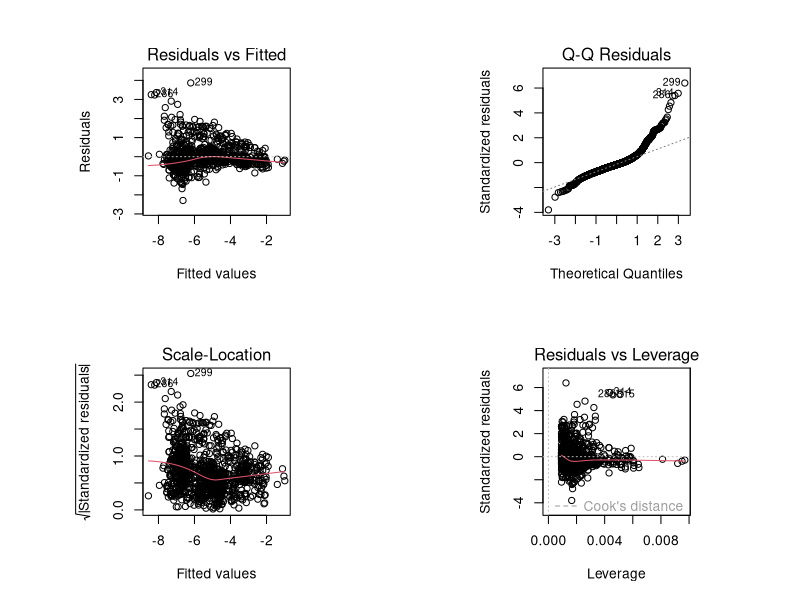
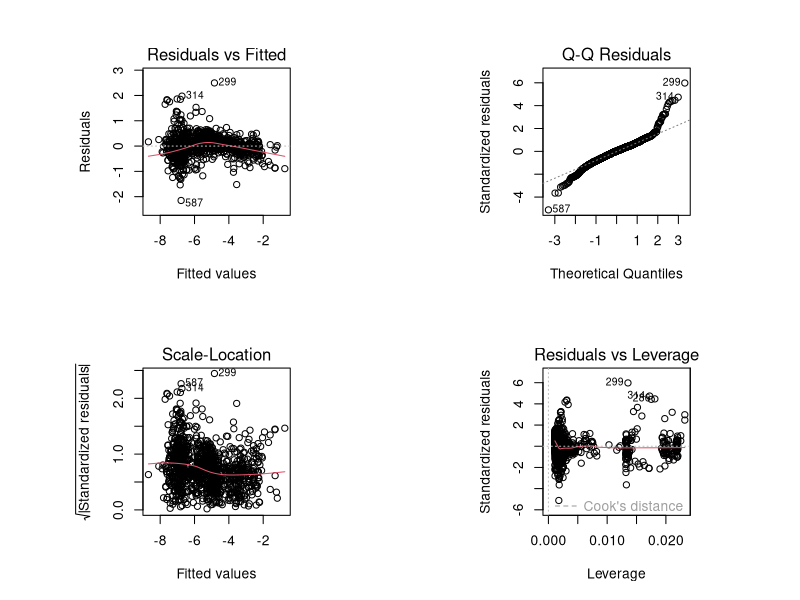
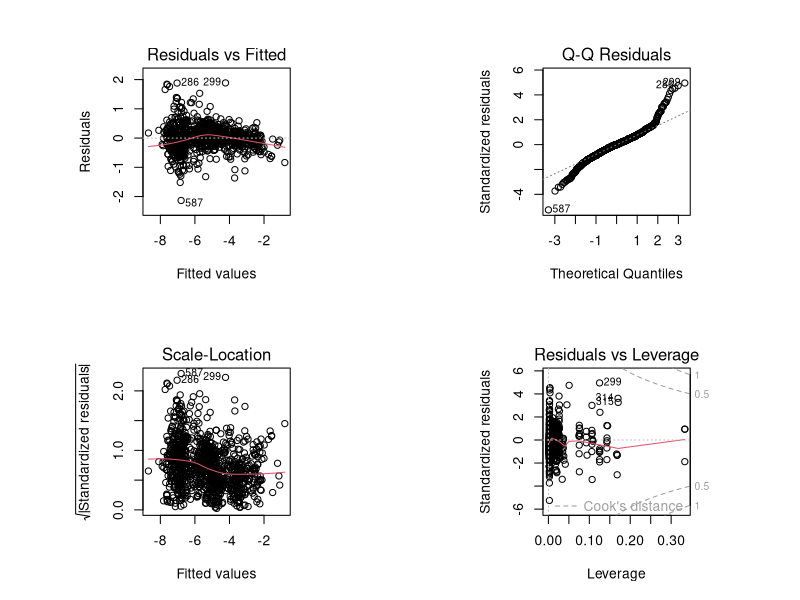
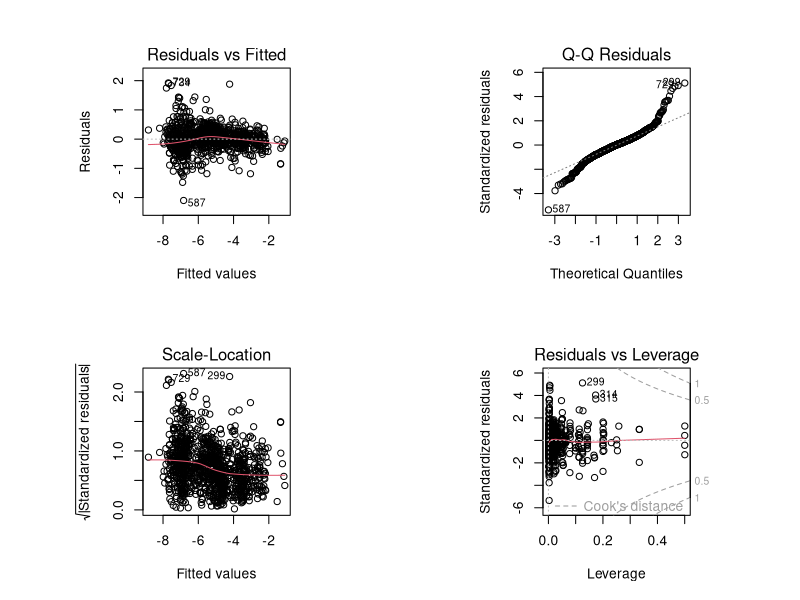
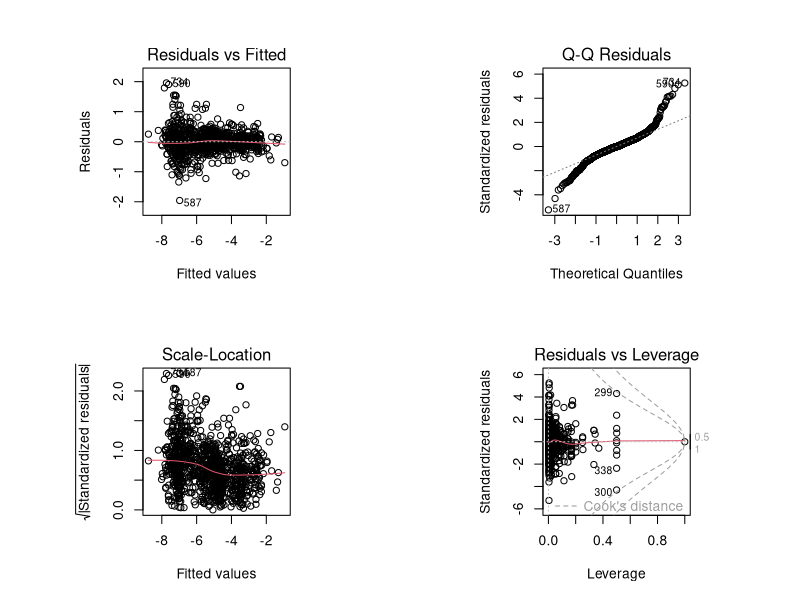
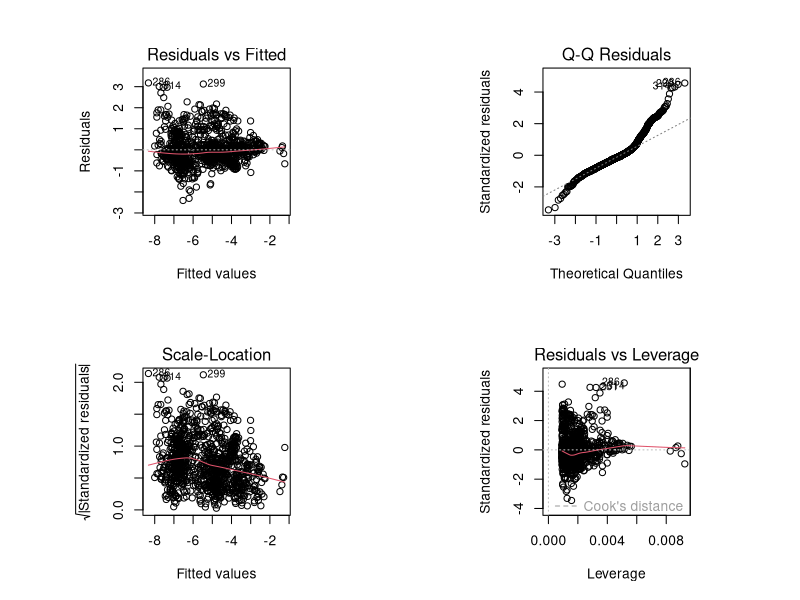
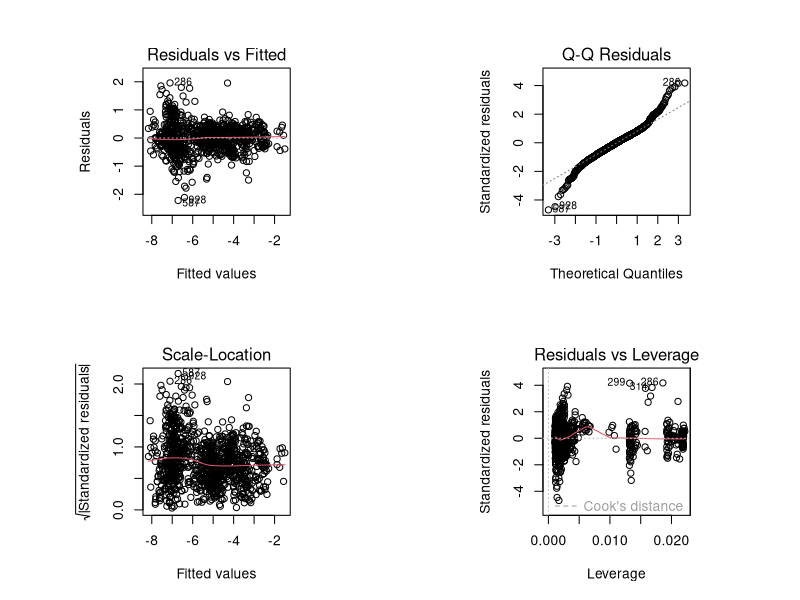
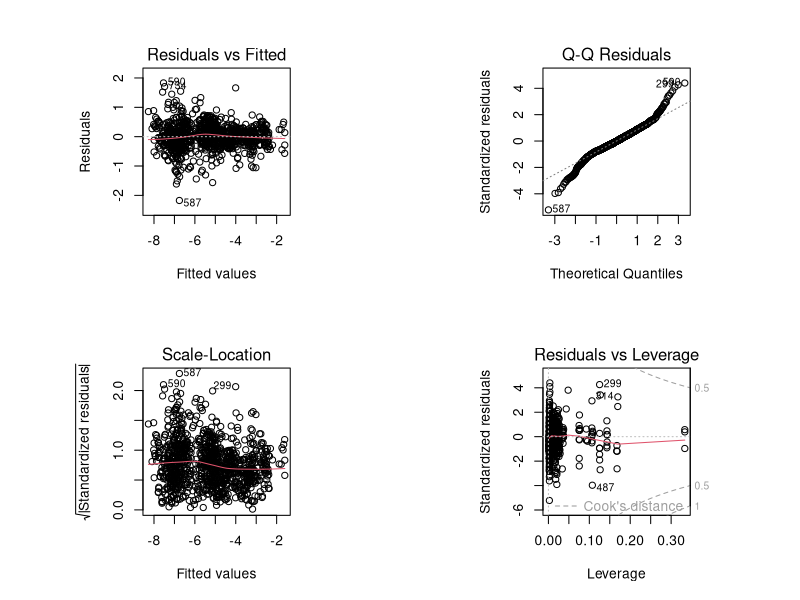

Write R code to recreate these figures, in order.
###Bee analyses

PredAllo=read.csv("PredAlloPoll10218.csv",header=T)

##Individual data frames
PredAllo.split=split(PredAllo,PredAllo$Taxa)
BEE=PredAllo.split[[1]]
HOV=PredAllo.split[[2]]

#One specimen without genus
BEE=BEE[-454,]
BEE[454,]

#Graphing parameters
par(mfrow=c(2,2))
par(pty="s")

#Libraries
#1
Bee.ITm1=lm(log(Spec.wgt)~log(IT),BEE)
plot(Bee.ITm1)
#2
Bee.ITm2=lm(log(Spec.wgt)~log(IT)+Country,BEE)
plot(Bee.ITm2)
#3
Bee.ITm3=lm(log(Spec.wgt)~log(IT)+Country+Subfamily,BEE)
plot(Bee.ITm3)
#4
Bee.ITm4=lm(log(Spec.wgt)~log(IT)+Country+Tribe,BEE)
plot(Bee.ITm4)
#5
Bee.ITm5=lm(log(Spec.wgt)~log(IT)+Country+Genus,BEE)
plot(Bee.ITm5)
is.na(BEE$Genus)

summary(Bee.ITm1)
#Adjusted R-squared:  0.8488 
summary(Bee.ITm2)
#Adjusted R-squared:  0.9268 
summary(Bee.ITm3)
#Adjusted R-squared:  0.9314 
summary(Bee.ITm4)
#Adjusted R-squared:  0.9351 
summary(Bee.ITm5)
#Adjusted R-squared:  0.9421 

anova(Bee.ITm1,Bee.ITm2,Bee.ITm3,Bee.ITm5)

#Analysis of Variance Table

#Model 1: log(Spec.wgt) ~ log(IT)
#Model 2: log(Spec.wgt) ~ log(IT) + Country
#Model 3: log(Spec.wgt) ~ log(IT) + Country + Subfamily
#Model 4: log(Spec.wgt) ~ log(IT) + Country + Genus
  #Res.Df    RSS Df Sum of Sq        F    Pr(>F)    
#1   1074 392.17                                    
#2   1071 189.30  3   202.872 485.1239 < 2.2e-16 ***
#3   1059 175.48 12    13.824   8.2643 4.911e-15 ***
#4   1036 144.41 23    31.064   9.6891 < 2.2e-16 ***

AIC(Bee.ITm1,Bee.ITm2,Bee.ITm3,Bee.ITm4,Bee.ITm5)

#df       AIC
#Bee.ITm1  3 1973.5501
#Bee.ITm2  6 1195.8314
#Bee.ITm3 18 1138.2381
#Bee.ITm5 41  974.6007


#Different sample size due to missing tribes
#Bee.ITm4 28 1002.8947

summary(Bee.ITm1)
#Adjusted R-squared:  0.8485 
summary(Bee.ITm2)
#Adjusted R-squared:  0.9267 
summary(Bee.ITm3)
#Adjusted R-squared:  0.9312 
summary(Bee.ITm4)
#Adjusted R-squared:  0.9351
summary(Bee.ITm5)
#Adjusted R-squared:  0.9422

###Body length
Bee.BLm1=lm(log(Spec.wgt)~log(BL),BEE)
plot(Bee.BLm1)
Bee.BLm2=lm(log(Spec.wgt)~log(BL)+Country,BEE)
plot(Bee.BLm2)
Bee.BLm3=lm(log(Spec.wgt)~log(BL)+Country+Subfamily,BEE)
plot(Bee.BLm3)
Bee.BLm4=lm(log(Spec.wgt)~log(BL)+Country+Tribe,BEE)
plot(Bee.BLm4)
Bee.BLm5=lm(log(Spec.wgt)~log(BL)+Country+Genus,BEE)
plot(Bee.BLm5)

anova(Bee.BLm1,Bee.BLm2,Bee.BLm3,Bee.BLm5)
#Analysis of Variance Table

#Model 1: log(Spec.wgt) ~ log(BL)
#Model 2: log(Spec.wgt) ~ log(BL) + Country
#Model 3: log(Spec.wgt) ~ log(BL) + Country + Subfamily
#Model 4: log(Spec.wgt) ~ log(BL) + Country + Genus
  #Res.Df    RSS Df Sum of Sq        F    Pr(>F)    
#1   1074 522.45                                    
#2   1071 240.22  3   282.228 618.6484 < 2.2e-16 ***
#3   1059 184.16 12    56.069  30.7260 < 2.2e-16 ***
#4   1036 157.54 23    26.614   7.6095 < 2.2e-16 ***

summary(Bee.BLm1)
#Adjusted R-squared:  0.7981 
summary(Bee.BLm2)
#Adjusted R-squared:  0.9069 
summary(Bee.BLm3)
#Adjusted R-squared:  0.9278 
summary(Bee.BLm4)
#Adjusted R-squared:  0.9355 
summary(Bee.BLm5)
#Adjusted R-squared:  0.9369 

##IT*BL

Bee.ITBLm1=lm(log(Spec.wgt)~log(ITxBL),BEE)
plot(Bee.ITBLm1)
Bee.ITBLm2=lm(log(Spec.wgt)~log(ITxBL)+Country,BEE)
plot(Bee.ITBLm2)
Bee.ITBLm3=lm(log(Spec.wgt)~log(ITxBL)+Country+Subfamily,BEE)
plot(Bee.ITBLm3)
Bee.ITBLm4=lm(log(Spec.wgt)~log(ITxBL)+Country+Tribe,BEE)
plot(Bee.ITBLm4)
Bee.ITBLm5=lm(log(Spec.wgt)~log(ITxBL)+Country+Genus,BEE)
plot(Bee.ITBLm5)

anova(Bee.ITBLm1,Bee.ITBLm2,Bee.ITBLm3,Bee.ITBLm5)
#Analysis of Variance Table

#Model 1: log(Spec.wgt) ~ log(ITxBL)
#Model 2: log(Spec.wgt) ~ log(ITxBL) + Country
#Model 3: log(Spec.wgt) ~ log(ITxBL) + Country + Subfamily
#Model 4: log(Spec.wgt) ~ log(ITxBL) + Country + Genus
  #Res.Df    RSS Df Sum of Sq        F    Pr(>F)    
#1   1074 397.81                                    
#2   1071 170.40  3   227.408 588.5981 < 2.2e-16 ***
#3   1059 154.85 12    15.556  10.0660 < 2.2e-16 ***
#4   1036 133.42 23    21.427   7.2338 < 2.2e-16 ***

summary(Bee.ITBLm1)
#Adjusted R-squared:  0.8463 
summary(Bee.ITBLm2)
#Adjusted R-squared:  0.934 
summary(Bee.ITBLm3)
#Adjusted R-squared:  0.9393
summary(Bee.ITBLm4)
#Adjusted R-squared:  0.9442
summary(Bee.ITBLm5)
#Adjusted R-squared:  0.9466 


#########
# Is gender important??)

#One specimen without genus
table(BEE$Sex)
#1
Bee.ITSm1=lm(log(Spec.wgt)~log(IT)+Sex,BEE)
plot(Bee.ITSm1)
#2
Bee.ITSm2=lm(log(Spec.wgt)~log(IT)+Country+Sex,BEE)
plot(Bee.ITSm2)
#3
Bee.ITSm3=lm(log(Spec.wgt)~log(IT)+Country+Subfamily+Sex,BEE)
plot(Bee.ITSm3)
#4
Bee.ITSm4=lm(log(Spec.wgt)~log(IT)+Country+Tribe+Sex,BEE)
plot(Bee.ITSm4)
#5
Bee.ITSm5=lm(log(Spec.wgt)~log(IT)+Country+Genus+Sex,BEE)
plot(Bee.ITSm5)

summary(Bee.ITSm1)
#Adjusted R-squared:  0.8507 
summary(Bee.ITSm2)
#Adjusted R-squared:  0.927 
summary(Bee.ITSm3)
#Adjusted R-squared:  0.9317 
summary(Bee.ITSm4)
#Adjusted R-squared:  0.9353 
summary(Bee.ITSm5)
#Adjusted R-squared:  0.9425 

